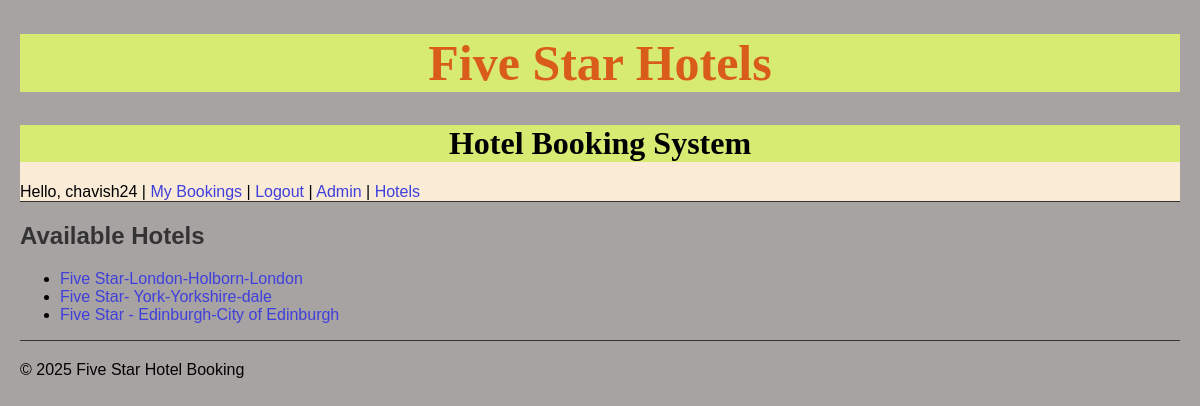
The page / (signed in) on the database its author committed.
### booking/models.py (models this page shows, shortened)
class Hotel(models.Model):
    name = models.CharField(max_length=100)
    location = models.CharField(max_length=100)
    description = models.TextField()

### booking/views.py (the view)
# urls.py: path('', views.hotel_list, name='hotel_list'),
def hotel_list(request):
    hotels = Hotel.objects.all()
    return render(request, 'booking/hotel_list.html', {'hotels': hotels})

### booking/templates/booking/hotel_list.html
{% extends 'base.html' %}
{% block content %}
  <h2>Available Hotels</h2>
    <ul>
      {% for hotel in hotels %}
        <li><a href="{% url 'room_list' hotel.id %}">{{ hotel.name }}-{{ hotel.location }}</a></li>
      {% empty %}
        <li>No hotels available.-log into admin to add one.</li>
      {% endfor %}
    </ul>
{% endblock %}

### templates/base.html (shortened to what this page needs)
{% load static %}
<!DOCTYPE html>
<html>
<head><title>Five Star Hotels</title>
<link rel="stylesheet" href="{% static 'css/style.css' %}?v={{ STATIC_VERSION }}">
</head>
<body>
  <h1 id="heading">Five Star Hotels</h1>
  <div id="logArea">
  <h1 id="subHeading">Hotel Booking System</h1>
  {% if user.is_authenticated %}
    Hello, {{ user.username }} | <a href="{% url 'my_bookings' %}">My Bookings</a> |
     <a href="{% url 'logout' %}">Logout</a> | <a href="{% url 'admin:index' %}">Admin</a> | <a href="{% url 'hotel_list' %}">Hotels</a>
  {% else %}
    <a href="{% url 'login' %}">Login</a> | <a href="{% url 'register' %}">Register</a>
  {% endif %}
  </div>
  <hr>
  <main>
    {% block content %}
    {% endblock %}
  </main>
  <footer>
    <hr>
    <p>&copy; 2025 Five Star Hotel Booking</p>
  </footer>
</body>
</html>

### static/css/style.css (style rules this page uses)
body { font-family: Arial, sans-serif; margin: 20px; background-color: hwb(0 64% 34%); }
h1, h2 { color: #333; }
#heading { text-align: center; font-size: 50px; color:#d95c1b; font-family:imogi; background-color: rgb(215, 235, 115); }
#subHeading { text-align: center; color:black; font-family:imogi; background-color: rgb(215, 235, 115); }
#logArea { text-align: left; margin-bottom: 0; background-color: antiquewhite; }
hr { border: 0; height: 1px; background: #333; margin-top: 0; margin-bottom: 20px; }
a { text-decoration: none; color:#3f3fdb; }

### rows shown on the page
Hotel: name "Five Star-London", location "Holborn-London"
Hotel: name "Five Star- York", location "Yorkshire-dale"
Hotel: name "Five Star - Edinburgh", location "City of Edinburgh"

### other values the page prints
{{ user.username }} "chavish24"
